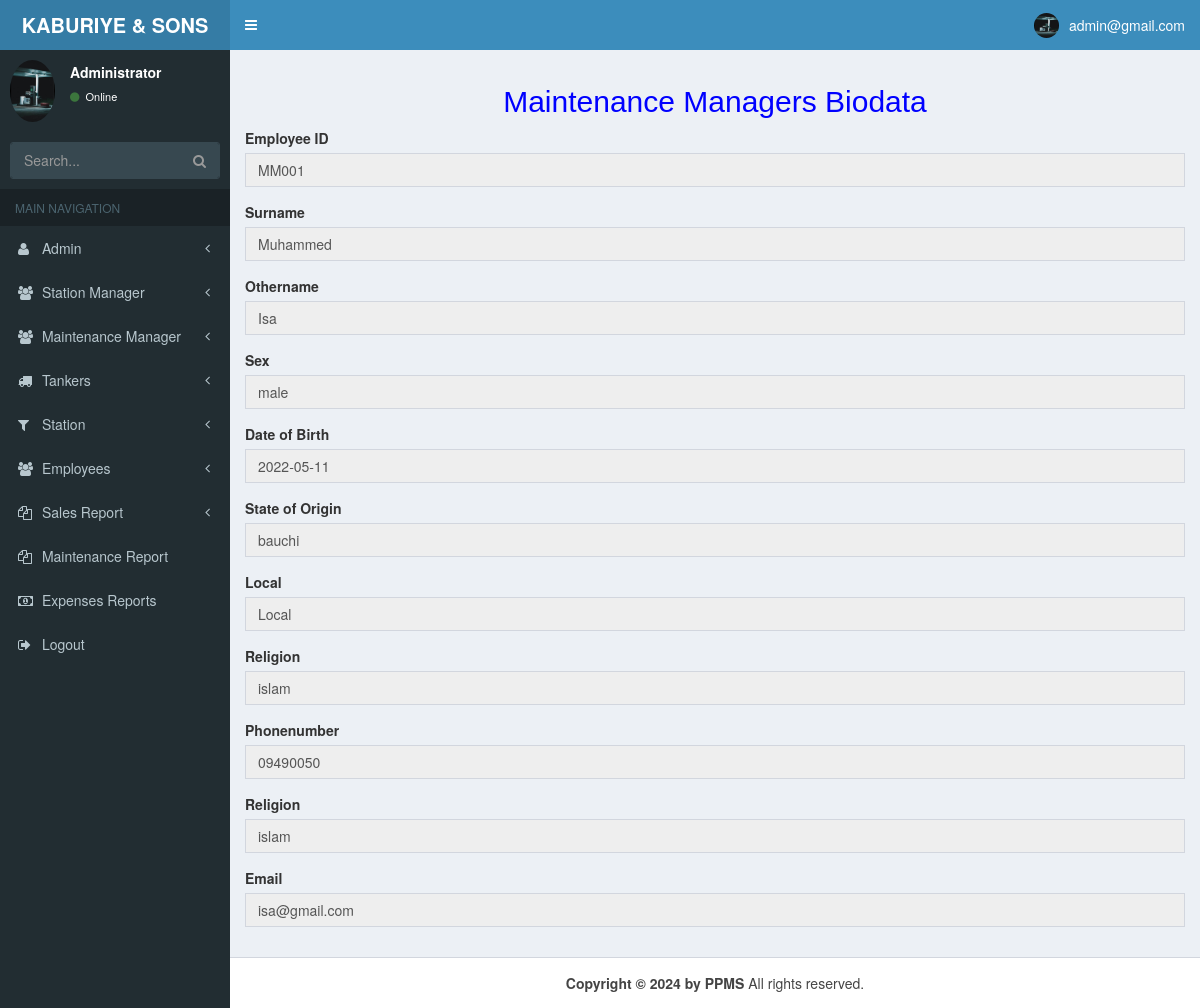
Screenshot of /mm_more.php?ID=1 (signed in) with the database file from the repository.
### tables this page shows
CREATE TABLE `maintenance_manager` (
  `ID` int(50) NOT NULL,
  `maintenancemanager_id` varchar(50) NOT NULL,
  `surname` varchar(50) NOT NULL,
  `othername` varchar(50) NOT NULL,
  `sex` varchar(7) NOT NULL,
  `dob` varchar(15) NOT NULL,
  `state_origin` varchar(30) NOT NULL,
  `local` varchar(50) NOT NULL,
  `religion` varchar(15) NOT NULL,
  `phonenumber` varchar(16) NOT NULL,
  `email` varchar(100) NOT NULL,
  `password` varchar(50) NOT NULL
);

### mm_more.php (the view, shortened to what this page needs)
<?php
require __DIR__ . "/config/database.php";
$user = $_SESSION['data'];
$profile = mysqli_query($conn, "select * from admin where email='$user'");
$fetch = mysqli_fetch_array($profile);
?>
<!DOCTYPE html>
<html>
<head>
  <link rel="stylesheet" href="css/bootstrap.min.css">
  <link rel="stylesheet" href="css/font-awesome.min.css">
  <link rel="stylesheet" href="css/ionicons.min.css">
  <link rel="stylesheet" href="css/AdminLTE.min.css">
  <link rel="stylesheet" href="css/_all-skins.min.css">
</head>
<body class="hold-transition skin-blue sidebar-mini">
  <div class="wrapper">
    <header class="main-header">
      <a href="admin_dashboard.php" class="logo">
        <span class="logo-lg"><b>KABURIYE & SONS NIG LTD</b></span>
      </a>
      <nav class="navbar navbar-static-top">
        <a href="#" class="sidebar-toggle" data-toggle="push-menu" role="button">
        </a>
        <div class="navbar-custom-menu">
          <ul class="nav navbar-nav">
            <li class="dropdown user user-menu">
              <a href="#" class="dropdown-toggle" data-toggle="dropdown">
                <img src="images/admin.jpg" class="user-image" alt="User Image">
                <span class="hidden-xs"><?php echo "$fetch[email]"; ?></span>
              </a>
            </li>
          </ul>
        </div>
      </nav>
    </header>
    <aside class="main-sidebar">
      <section class="sidebar">
        <div class="user-panel">
          <div class="pull-left image">
            <img src="images/admin.jpg" class="img-circle" alt="User Image">
          </div>
          <div class="pull-left info">
            <p>Administrator</p>
            <a href="#"><i class="fa fa-circle text-success"></i> Online</a>
          </div>
        </div>
        <form action="#" method="get" class="sidebar-form">
          <div class="input-group">
            <input type="text" name="q" class="form-control" placeholder="Search...">
            <span class="input-group-btn">
              <button type="submit" name="search" id="search-btn" class="btn btn-flat"><i class="fa fa-search"></i>
              </button>
            </span>
          </div>
        </form>
        <ul class="sidebar-menu" data-widget="tree">
          <li class="header">MAIN NAVIGATION</li>
          <li class=" treeview">
            <a href="#">
              <i class="fa fa-user"></i> <span>Admin</span>
              <span class="pull-right-container">
                <i class="fa fa-angle-left pull-right"></i>
              </span>
            </a>
          </li>
          <li class="treeview">
            <a href="#">
              <i class="fa fa-group"></i> <span> Station Manager</span>
              <span class="pull-right-container">
                <small class="fa fa-angle-left pull-right "></small>
              </span>
            </a>
          </li>
          <li class="treeview">
            <a href="#">
              <i class="fa fa-group"></i> <span>Maintenance Manager</span>
              <span class="pull-right-container">
                <small class="fa fa-angle-left pull-right "></small>
              </span>
            </a>
          </li>
          <li class="treeview">
            <a href="#">
              <i class="fa fa-truck"></i> <span>Tankers</span>
              <span class="pull-right-container">
                <small class="fa fa-angle-left pull-right "></small>
              </span>
            </a>
          </li>
          <li class="treeview">
            <a href="#">
              <i class="fa fa-filter"></i> <span>Station</span>
              <span class="pull-right-container">
                <small class="fa fa-angle-left pull-right "></small>
              </span>
            </a>
          </li>
          <li class="treeview">
            <a href="#">
              <i class="fa fa-group"></i> <span>Employees</span>
              <span class="pull-right-container">
                <small class="fa fa-angle-left pull-right "></small>
              </span>
            </a>
          </li>
          <li class="treeview">
            <a href="#">
              <i class="fa fa-files-o"></i> <span> Sales Report</span>
              <span class="pull-right-container">
                <small class="fa fa-angle-left pull-right "></small>
              </span>
            </a>
          </li>
          <li>
          <li>
            <a href="m_report.php">
              <i class="fa fa-files-o"></i> <span>Maintenance Report</span>
            </a>
          </li>
          <li>
          <li>
            <a href="expenses_report.php">
              <i class="fa fa-money"></i> <span>Expenses Reports</span>
            </a>
          </li>
          <li>
          <li>
            <a href="alogout.php">
              <i class="fa fa-sign-out"></i> <span>Logout</span>
            </a>
          </li>
      </section>
    </aside>
    <div class="content-wrapper">
      <section class="content">
        <h2 align="center" style="color:blue;"> Maintenance Managers Biodata</h2>
        <?php
        $userInfo = mysqli_query($conn, "select * from maintenance_manager where ID='$_GET[ID]'");
        $num_users = mysqli_num_rows($userInfo);
        if ($num_users == 1) {
          $user_information = mysqli_fetch_array($userInfo);
        }
        ?>
        <form method="post">
          <div class="form-group">
            <label for="newstitle"><b>Employee ID</b></label>
            <input type="text" name="staff" readonly class="form-control" value="<?php echo  $user_information['maintenancemanager_id']  ?>" />
          </div>
          <div class="form-group">
            <label for=""><b>Surname</b></label>
            <input type="text" name="surname" readonly class="form-control" value="<?php echo  $user_information['surname']  ?>" />
          </div>
          <div class="form-group">
            <label for=""><b>Othername</b></label>
            <input type="text" name="othername" readonly class="form-control" value="<?php echo  $user_information['othername']  ?>" />
          </div>
          <div class="form-group">
            <label for=""><b>Sex</b></label>
            <input type="text" name="sex" readonly class="form-control" value="<?php echo  $user_information['sex']  ?>" />
          </div>
          <div class="form-group">
            <label for=""><b>Date of Birth</b></label>
            <input type="text" name="section" readonly class="form-control" value="<?php echo  $user_information['dob']  ?>" />
          </div>
          <div class="form-group">
            <label for=""><b>State of Origin</b></label>
            <input type="text" name="sog" readonly class="form-control" value="<?php echo  $user_information['state_origin']  ?>" />
          </div>
          <div class=" form-group">
            <label for=""><b>Local</b></label>
            <input type="text" readonly class="form-control" name="dob" value="<?php echo  $user_information['local']  ?>" />
          </div>
          <div class=" form-group">
            <label for=""><b>Religion</b></label>
            <input type="text" readonly class="form-control" name="religion" value="<?php echo  $user_information['religion']  ?>" />
          </div>
          <div class=" form-group">
            <label for="n"><b>Phonenumber</b></label>
            <input type="text" readonly class="form-control" name="phonenumber" value="<?php echo  $user_information['phonenumber']  ?>" />
          </div>
          <div class=" form-group">
            <label for="n"><b>Religion</b></label>
            <input type="text" readonly class="form-control" name="religion" value="<?php echo  $user_information['religion']  ?>" />
          </div>
          <div class=" form-group">
            <label for="n"><b>Email</b></label>
            <input type="text" readonly class="form-control" name="email" value="<?php echo  $user_information['email']  ?>" />
          </div>
        </form>
      </section>
    </div>
    <footer class="main-footer">
      <center> <strong>Copyright &copy; 2024 by PPMS</strong> All rights reserved.</center>
    </footer>
  </div>
</body>
</html>

### rows the page displays
maintenance_manager: staff "MM001", surname "Muhammed", othername "Isa", sex "male", section "2022-05-11", sog "bauchi", dob "Local", religion "islam", phonenumber "09490050", email "isa@gmail.com"

### other values shown
$fetch[email] "admin@gmail.com"
